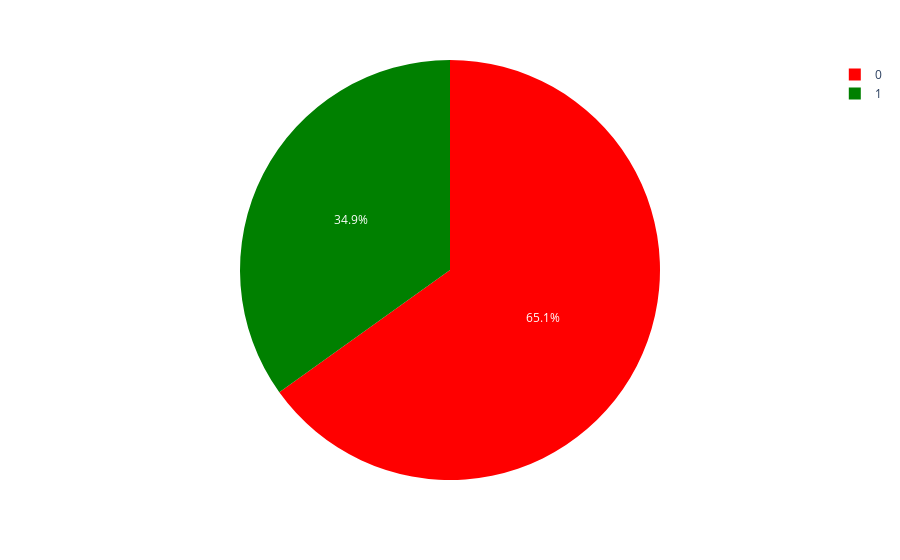

Write notebook code for a chart like this one.
### Markdown cell above
# Data Visualization

### Code cell
import plotly.express as px

fig = px.pie(df,names='Outcome',color='Outcome',
             color_discrete_map={0:'red',
                                 1:'green'})
fig.show()

### Figure 1 — Plotly figure (JSON) as saved in the notebook; plotly's stock layout.template omitted (floating-point values rounded to 4 significant figures; data arrays with more than 128 entries replaced by an {"elided": "..."} marker saying what was removed)
{"data": [{"customdata": {"elided": "768x1 int values"}, "domain": {"x": [0, 1], "y": [0, 1]}, "hovertemplate": "Outcome=%{customdata[0]}<extra></extra>", "labels": {"elided": "768 int values"}, "legendgroup": "", "marker": {"colors": {"elided": "768 str values"}}, "name": "", "showlegend": true, "type": "pie"}], "layout": {"legend": {"tracegroupgap": 0}, "margin": {"t": 60}}}
